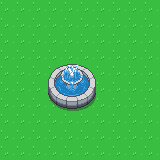

This is a level from a 2D game, rendered from its Tiled map with the project's own tilesets. A one-line summary and the complete map file follow:
An orthogonal 10x10 tile map with 16x16 px tiles, 2 tile layers (floor, fountain) and 1 object (player_spawn).

<map version="1.2" tiledversion="1.3.1" orientation="orthogonal" renderorder="right-down" compressionlevel="-1" width="10" height="10" tilewidth="16" tileheight="16" infinite="0" nextlayerid="5" nextobjectid="2">
 <editorsettings>
  <export target="test.lua" format="lua" />
 </editorsettings>
 <tileset firstgid="1" source="overworld0.tsx" />
 <layer id="1" name="floor" width="10" height="10">
  <data encoding="csv">
406,406,406,406,406,406,406,406,406,406,
406,406,406,406,406,406,406,406,406,406,
406,406,406,406,406,406,406,406,406,406,
406,406,406,406,406,406,406,406,406,406,
406,406,406,406,406,406,406,406,406,406,
406,406,406,406,406,406,406,406,406,406,
406,406,406,406,406,406,406,406,406,406,
406,406,406,406,406,406,406,406,406,406,
406,406,406,406,406,406,406,406,406,406,
406,406,406,406,406,406,406,406,406,406
</data>
 </layer>
 <layer id="2" name="fountain" width="10" height="10">
  <data encoding="csv">
0,0,0,0,0,0,0,0,0,0,
0,0,0,0,0,0,0,0,0,0,
0,0,0,0,0,0,0,0,0,0,
0,0,0,0,0,0,0,0,0,0,
0,0,0,383,384,385,0,0,0,0,
0,0,0,423,424,425,0,0,0,0,
0,0,0,463,464,465,0,0,0,0,
0,0,0,0,0,0,0,0,0,0,
0,0,0,0,0,0,0,0,0,0,
0,0,0,0,0,0,0,0,0,0
</data>
 </layer>
 <objectgroup id="3" name="Objects">
  <object id="1" name="player_spawn" x="123.5" y="68.75" width="18" height="16.75" />
 </objectgroup>
 <objectgroup id="4" name="custom_collisions" />
</map>
